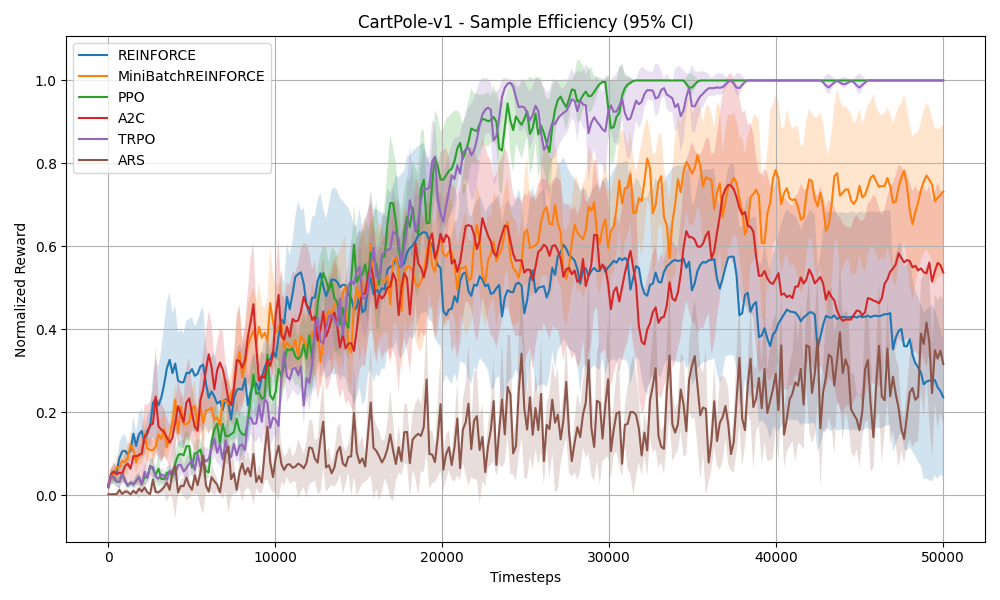
#> input picture plots/CartPole_v1_sample_efficiency_ci.png, 1000 x 600 px; its folder holds 4 pictures in this run
$ python ci_grid.py
#> lines starting #> are read from the running program, lines starting #| are printed output that depends on the picture
import os
import matplotlib.pyplot as plt
from PIL import Image

# Directory containing CI plots
PLOT_DIR = "plots"
# Environments (must match file naming like {env}_sample_efficiency_ci.png)
ENVIRONMENTS = [
    "CartPole_v1",
    "Acrobot_v1",
    "MountainCar_v0",
    "Pendulum_v1"
]

# Grid layout (adjust if needed)
n_cols = 2
n_rows = (len(ENVIRONMENTS) + n_cols - 1) // n_cols

# Create the plot grid
fig, axes = plt.subplots(n_rows, n_cols, figsize=(10, 6))
axes = axes.flatten()

for i, env in enumerate(ENVIRONMENTS):
    file_path = os.path.join(PLOT_DIR, f"{env}_sample_efficiency_ci.png")
    if os.path.exists(file_path):
        img = Image.open(file_path)
#> img is the input picture: PIL image 1000x600 RGBA; mean R, G, B, A 232.8, 223.5, 221.8, 255
        axes[i].imshow(img)
        axes[i].axis("off")
        axes[i].set_title(env.replace("_", "-"), fontsize=10)
    else:
        axes[i].axis("off")
        axes[i].set_title(f"{env}\n[missing]", fontsize=9, color='red')

# Hide unused subplots if any
for j in range(i + 1, len(axes)):
    axes[j].axis("off")
#> this loop made 0 passes

plt.suptitle("CI-Based Sample Efficiency Across Environments", fontsize=14)
plt.tight_layout()
plt.subplots_adjust(top=0.92)
plt.show()
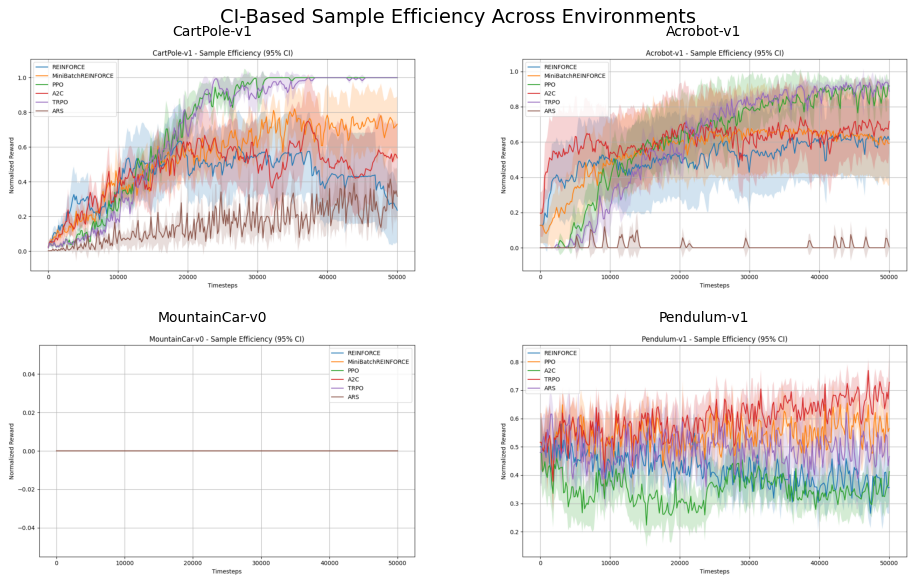
#> figure drawn by matplotlib, 4 panels
fig.savefig("plots/ci_grid_summary.png", dpi=300)
